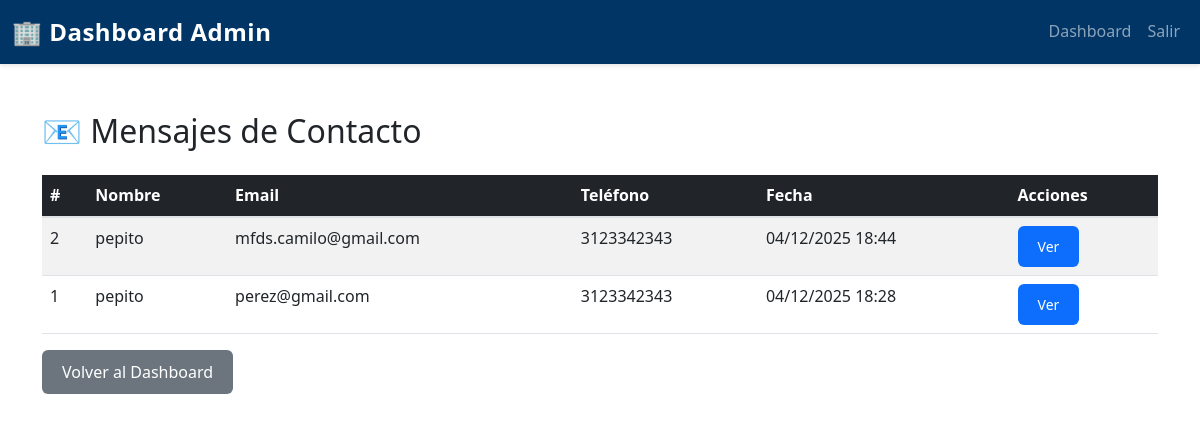
/FRONTEND/index.php?route=admin/mensajes (signed in), run on an earlier commit of the app's database.
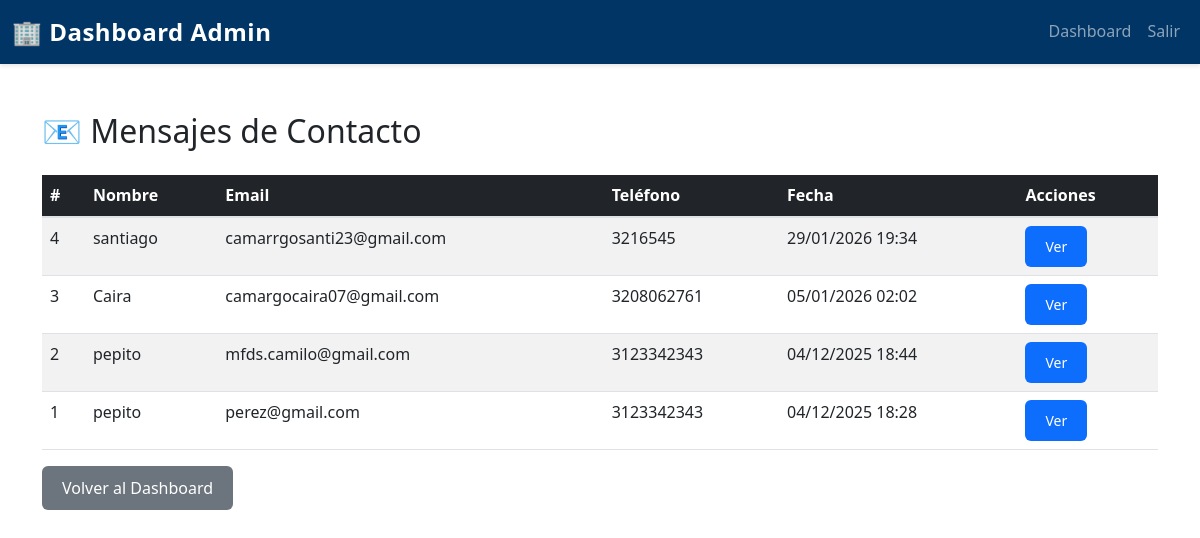
And on a later commit of the database.
### tables this page shows
CREATE TABLE `mensajes_contacto` (
  `id_mensaje` int(11) NOT NULL,
  `nombre` varchar(100) NOT NULL,
  `correo` varchar(100) NOT NULL,
  `telefono` varchar(20) DEFAULT NULL,
  `mensaje` text NOT NULL,
  `fecha_envio` timestamp NOT NULL DEFAULT current_timestamp()
);

### FRONTEND/models/MensajeModel.php (called while the page is built, shortened)
<?php
class MensajeModel {
    private $db;
    public function __construct($database) {
        $this->db = $database;
    }
    public function obtenerTodos() {
        $query = "SELECT * FROM mensajes_contacto ORDER BY fecha_envio DESC";
        $stmt = $this->db->prepare($query);
        $stmt->execute();
        return $stmt->fetchAll(PDO::FETCH_ASSOC);
    }
}

### FRONTEND/controllers/MensajeController.php (called while the page is built, shortened)
<?php
class MensajeController {
    private $mensajeModel;
    public function __construct($mensajeModel) {
        $this->mensajeModel = $mensajeModel;
    }
    public function listar() {
        $mensajes = $this->mensajeModel->obtenerTodos();
        return 'views/admin/mensajes.php';
    }
}

### FRONTEND/views/admin/mensajes.php (the view, shortened to what this page needs)
<?php
require_once 'models/MensajeModel.php';
$db = new Database();
$conn = $db->connect();
$mensajeModel = new MensajeModel($conn);
$mensajes = $mensajeModel->obtenerTodos();
?>
<!DOCTYPE html>
<html lang="es">
<head>
    <link href="https://cdn.jsdelivr.net/npm/bootstrap@5.3.0/dist/css/bootstrap.min.css" rel="stylesheet">
    <link rel="stylesheet" href="assets/css/styles.css">
</head>
<body>
    <nav class="navbar navbar-expand-lg navbar-dark bg-dark-blue">
        <div class="container-fluid">
            <a class="navbar-brand fw-bold" href="index.php?route=admin/dashboard">🏢 Dashboard Admin</a>
            <div class="collapse navbar-collapse" id="navbarNav">
                <ul class="navbar-nav ms-auto">
                    <li class="nav-item">
                        <a class="nav-link" href="index.php?route=admin/dashboard">Dashboard</a>
                    </li>
                    <li class="nav-item">
                        <a class="nav-link" href="index.php?route=logout">Salir</a>
                    </li>
                </ul>
            </div>
        </div>
    </nav>
    <div class="container my-5">
        <h2 class="mb-4">📧 Mensajes de Contacto</h2>
        <?php if (empty($mensajes)): ?>
            <div class="alert alert-info">No hay mensajes</div>
        <?php else: ?>
            <div class="table-responsive">
                <table class="table table-striped table-hover">
                    <thead class="table-dark">
                        <tr>
                            <th>#</th>
                            <th>Nombre</th>
                            <th>Email</th>
                            <th>Teléfono</th>
                            <th>Fecha</th>
                            <th>Acciones</th>
                        </tr>
                    </thead>
                    <tbody>
                        <?php foreach ($mensajes as $msg): ?>
                            <tr>
                                <td><?= $msg['id_mensaje'] ?></td>
                                <td><?= htmlspecialchars($msg['nombre']) ?></td>
                                <td><?= htmlspecialchars($msg['correo']) ?></td>
                                <td><?= htmlspecialchars($msg['telefono']) ?></td>
                                <td><?= date('d/m/Y H:i', strtotime($msg['fecha_envio'])) ?></td>
                                <td>
                                    <button type="button" class="btn btn-primary btn-sm" data-bs-toggle="modal" data-bs-target="#modal<?= $msg['id_mensaje'] ?>">
                                        Ver
                                    </button>
                                </td>
                            </tr>
                        <?php endforeach; ?>
                    </tbody>
                </table>
            </div>
        <?php endif; ?>
        <a href="index.php?route=admin/dashboard" class="btn btn-secondary mt-3">Volver al Dashboard</a>
    </div>
</body>
</html>

What changed in the data, as far as the page shows it:
added mensajes_contacto: id_mensaje "4", nombre "santiago", correo "camarrgosanti23@gmail.com", telefono "3216545", fecha_envio "29/01/2026 19:34"
added mensajes_contacto: id_mensaje "3", nombre "Caira", correo "camargocaira07@gmail.com", telefono "3208062761", fecha_envio "05/01/2026 02:02"
